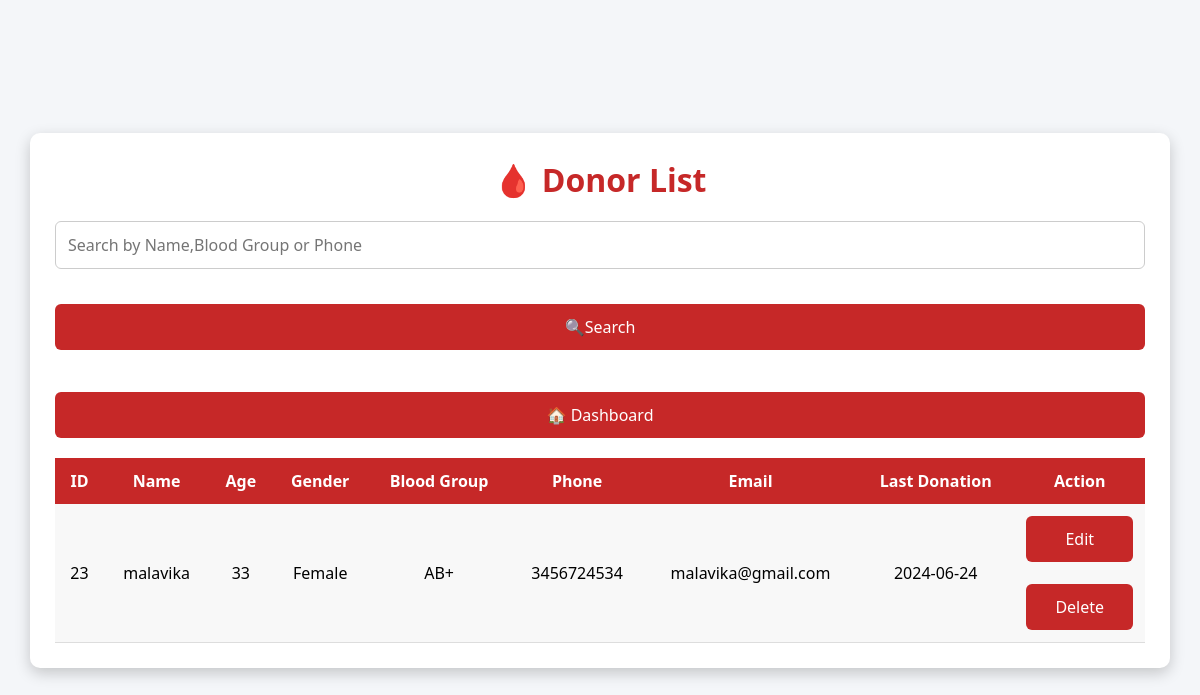
/view_donors, run on the app's committed database.
### tables this page shows
CREATE TABLE donor(
    donor_id INTEGER PRIMARY KEY AUTOINCREMENT,
    donor_name TEXT NOT NULL,
    age INTEGER,
    gender TEXT,
    blood_group TEXT,
    phone TEXT,
    email TEXT,
    address TEXT,
    last_donation TEXT
);

### app.py (the view)
@app.route('/view_donors')
def view_donors():
    conn = get_db_connection()
    donors = conn.execute(
        "SELECT * FROM donor"
    ).fetchall()
    conn.close()
    return render_template(
        "view_donors.html",
        donors=donors
    )

### app.py (called while the page is built)
def get_db_connection():
    conn = sqlite3.connect("bloodbank.db")
    conn.row_factory = sqlite3.Row
    return conn

### templates/view_donors.html (shortened to what this page needs)
<!DOCTYPE html>
<html>
<head>
<link rel="stylesheet"
href="{{ url_for('static', filename='style.css') }}">
</head>
<body>
<div class="table-container">
<h1>🩸 Donor List</h1>
<form action="/search_donor" method="GET">
<input
type="text"
name="keyword"
placeholder="Search by Name,Blood Group or Phone">
<button type="submit">
🔍Search
</button>
</form>
<br>
<a href="/dashboard">
<button>
🏠 Dashboard
</button>
</a>
<table>
<tr>
<th>ID</th>
<th>Name</th>
<th>Age</th>
<th>Gender</th>
<th>Blood Group</th>
<th>Phone</th>
<th>Email</th>
<th>Last Donation</th>
<th>Action</th>
</tr>
{% for donor in donors %}
<tr>
<td>{{ donor['donor_id'] }}</td>
<td>{{ donor['donor_name'] }}</td>
<td>{{ donor['age'] }}</td>
<td>{{ donor['gender'] }}</td>
<td>{{ donor['blood_group'] }}</td>
<td>{{ donor['phone'] }}</td>
<td>{{ donor['email'] }}</td>
<td>{{ donor['last_donation'] }}</td>
<td>
<a href="/edit_donor/{{ donor['donor_id'] }}">
<button class="edit-btn">
Edit
</button>
</a>
<br></br>
<a href="/delete_donor/{{ donor['donor_id'] }}"
onclick="return confirm('Are you sure you want to delete this donor?')">
<button class="delete-btn">
Delete
</button>
</a>
</td>
{% endfor %}
</table>
</div>
</body>
</html>

### static/style.css (style rules this page uses)
* { margin:0; padding:0; box-sizing:border-box; font-family:Segoe UI,sans-serif; }
body { background:linear-gradient(135deg,#b71c1c,#ef5350); height:100vh; display:flex; justify-content:center; align-items:center; }
input { width:100%; padding:14px; margin-bottom:20px; border-radius:8px; border:1px solid #ccc; font-size:16px; }
button { width:100%; padding:14px; background:#c62828; color:white; border:none; border-radius:8px; font-size:18px; cursor:pointer; transition:.3s; }
.table-container { width:95%; margin:30px auto; background:white; padding:25px; border-radius:10px; box-shadow:0 5px 15px rgba(0,0,0,.2); }
.table-container h1 { text-align:center; color:#c62828; margin-bottom:20px; }
table { width:100%; border-collapse:collapse; margin-top:20px; }
table th { background:#c62828; color:white; padding:12px; }
table td { padding:12px; text-align:center; border-bottom:1px solid #ddd; }
.edit-btn { background:#2e7d32; color:white; border:none; padding:8px 12px; border-radius:5px; cursor:pointer; margin-right:5px; }
.delete-btn { background:#d32f2f; color:white; border:none; padding:8px 12px; border-radius:5px; cursor:pointer; }
body { margin:0; padding:0; font-family:Arial, Helvetica, sans-serif; background:#f4f6f9; }
.table-container form { display:flex; gap:15px; margin-bottom:20px; align-items:center; flex-wrap:wrap; }
.table-container form select, .table-container form input { padding:12px; border:1px solid #ccc; border-radius:6px; font-size:16px; }
.table-container form button { padding:12px 20px; background:#c62828; color:white; border:none; border-radius:6px; cursor:pointer; }
.table-container { width:95%; margin:30px auto; background:white; padding:25px; border-radius:10px; box-shadow:0 5px 15px rgba(0,0,0,0.2); }
table { width:100%; border-collapse:collapse; }
.table-container button { padding:10px 20px; background:#c62828; color:white; border:none; border-radius:6px; cursor:pointer; font-size:16px; }
.table-container { width:95%; margin:30px auto; background:white; padding:25px; border-radius:10px; box-shadow:0px 5px 15px rgba(0,0,0,0.2); }
table td { padding:12px; text-align:center; border-bottom:1px solid #dddddd; }
table tr:nth-child(even) { background:#f8f8f8; }
.table-container button { padding:12px 20px; background:#c62828; color:white; border:none; border-radius:6px; cursor:pointer; font-size:16px; }

### data on the page
donor: donor_id "23", donor_name "malavika", age "33", gender "Female", blood_group "AB+", phone "3456724534", email "malavika@gmail.com", last_donation "2024-06-24"
